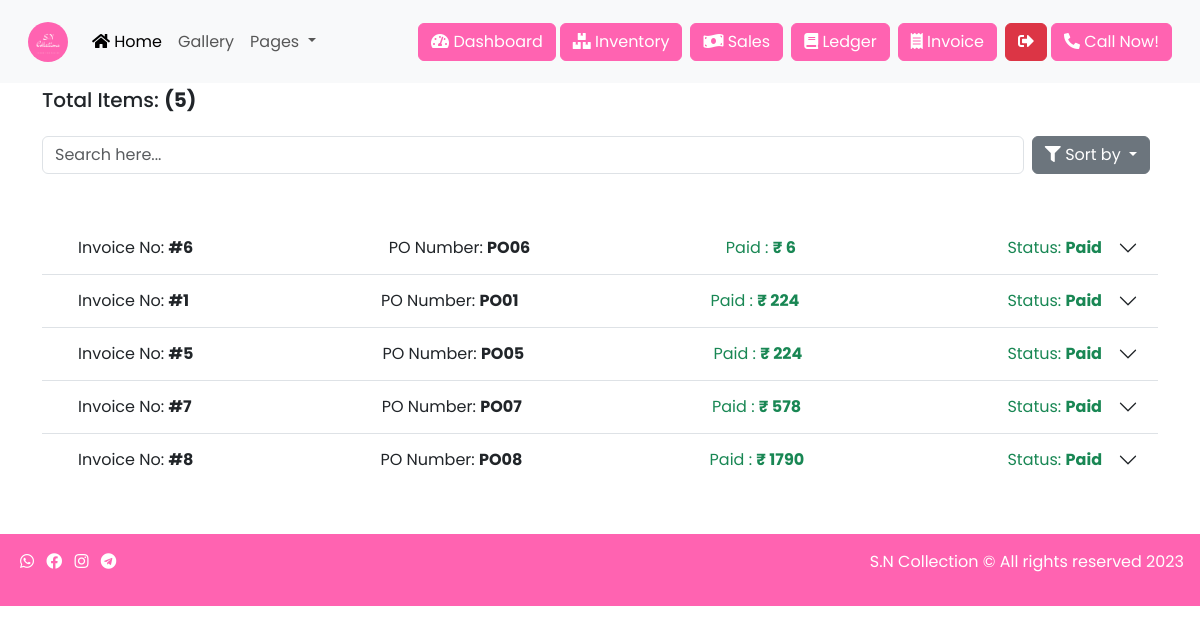
Screenshot of /sales?sort=low (signed in) with the database file from the repository.
### tools/models.py (models this page shows)
class Invoice(models.Model):
    STATUS = [
        ('Paid', "Paid"),
        ('Due', "Due"),
    ]
    invoice_no=models.IntegerField()
    po_number=models.CharField(max_length=10)
    customer=models.ForeignKey(Customer,on_delete=models.CASCADE)
    address=models.TextField(blank=True)
    invoice_items=models.ManyToManyField(Invoice_item)
    products=models.ManyToManyField(Product)
    quantity=models.PositiveBigIntegerField(default=0)
    subtotal=models.PositiveBigIntegerField(default=0)
    tax=models.PositiveBigIntegerField(default=0)
    discount=models.PositiveBigIntegerField(default=0)
    total=models.PositiveBigIntegerField(default=0)
    paid_amt=models.PositiveBigIntegerField(default=0)
    due_amt=models.PositiveBigIntegerField(default=0)
    invoice_pdf=models.FileField(upload_to='static/pdfs/',blank=True)
    date=models.DateTimeField(default=datetime.datetime.now())
    invoice_id=models.UUIDField( unique=True)
    invoice_status=models.CharField(choices=STATUS,max_length= 100,default='Due')

### tools/views.py (the view)
# urls.py: path('sales',views.sales,name="sales"),
@login_required(login_url="/login")
def sales(request):
    if request.method== "GET":
        sort=request.GET.get('sort','')
        po_no=(request.GET.get('pono',''))
        id=(request.GET.get('id',''))
        if sort=='due':
            sales=Invoice.objects.filter(invoice_status="Due")
        elif sort =='paid':
            sales=Invoice.objects.filter(invoice_status="Paid")
        elif sort == 'new':
            sales=Invoice.objects.all().order_by('-id')
        elif sort == 'old':
            sales=Invoice.objects.all().order_by('id')
        elif sort == 'low':
            sales=Invoice.objects.all().order_by('total')
        elif sort == 'high':
            sales=Invoice.objects.all().order_by('-total')
        elif po_no:
            sales=Invoice.objects.filter(po_number__icontains=po_no)
        elif id:
            sales=Invoice.objects.filter(invoice_id=id)
        else:
            sales=Invoice.objects.all()
    return render(request,'sales.html',{'sales':sales})

### tools/context_processor.py (called while the page is built)
def cart_total_amount(request):
	if request.user.is_authenticated:
		cart = Cart(request)
		total_bill = 0.0
		for key,value in request.session['cart'].items():
			total_bill = total_bill + (float(value['price']) * value['quantity'])
		return {'cart_total_amount' : total_bill}
	else:
		return {'cart_total_amount' : 0}

### templates/sales.html (shortened to what this page needs)
{% extends 'base.html' %}
{% block body %}
<div style="margin-top:80px;" class="container overflow-hidden ">
  <h5 class=" mt-2" >Total Items: <strong>({{sales|length}})</strong> </h5>
  <div class="d-flex my-4">
  <input type="text" placeholder="Search here..." oninput="handleSearch()" class="form-control " id="searchInput">
  <div class="dropdown mx-2">
    <a class="btn btn-secondary dropdown-toggle" href="#" role="button" data-bs-toggle="dropdown" aria-expanded="false">
      <i class="fas fa-filter" style="color: #ffffff;"></i> Sort by
    </a>
  </div>
</div>
  <div class="accordion accordion-flush my-5" id="list">
    {% for sale in sales %}
    <div class="accordion-item">
      <h2 class="accordion-header">
        <button class="accordion-button collapsed " type="button" data-bs-toggle="collapse"
          data-bs-target="#flush-collapse{{sale.id}}" aria-expanded="false" aria-controls="flush-collapse{{sale.id}}">
<div class="w-100 d-flex justify-content-between">
          <span class='mx-3'>Invoice No: <strong>#{{sale.invoice_no}}</strong></span>
          <span>PO Number: <strong>
              {{sale.po_number}}</strong></span>
          {% if sale.invoice_status == 'Paid' %} <span class="mx-3 text-success "> Paid : <strong>
            ₹ {{sale.paid_amt}}</strong> </span>{% else %} <span class="mx-3 text-danger "> Due : <strong>
              ₹ {{sale.due_amt}}</strong> </span> {% endif %}
          <span class="mx-3  {% if sale.invoice_status == 'Paid' %}text-success {% else %}text-danger {% endif %} ">
            Status: <strong> {{sale.invoice_status}}</strong> </span>
      </div>
        </button>
      </h2>
    </div>
    {% endfor %}
  </div>
</div>
{% endblock body %}

### rows the page displays
Invoice: invoice_no "6", po_number "PO06", paid_amt "6", invoice_status "Paid"
Invoice: invoice_no "1", po_number "PO01", paid_amt "224", invoice_status "Paid"
Invoice: invoice_no "5", po_number "PO05", paid_amt "224", invoice_status "Paid"
Invoice: invoice_no "7", po_number "PO07", paid_amt "578", invoice_status "Paid"
Invoice: invoice_no "8", po_number "PO08", paid_amt "1790", invoice_status "Paid"

### other values shown
{{ sales|length }} "5"
